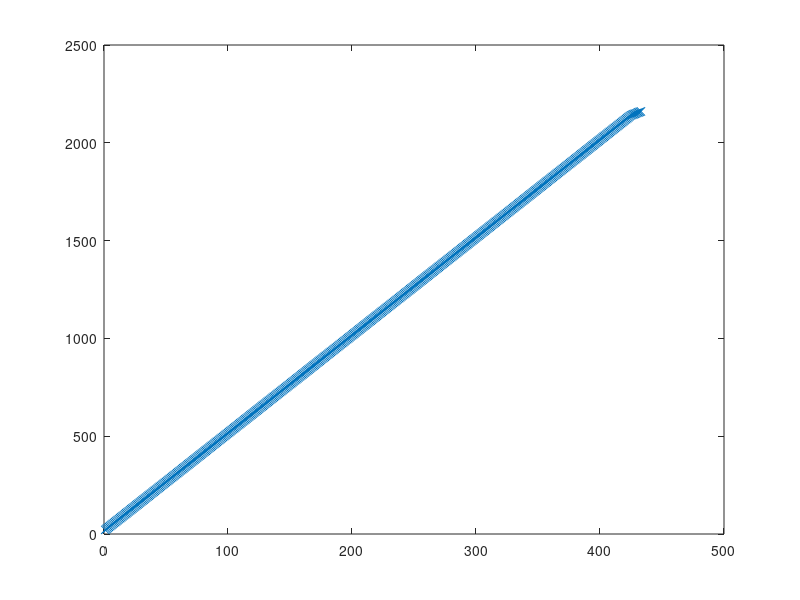
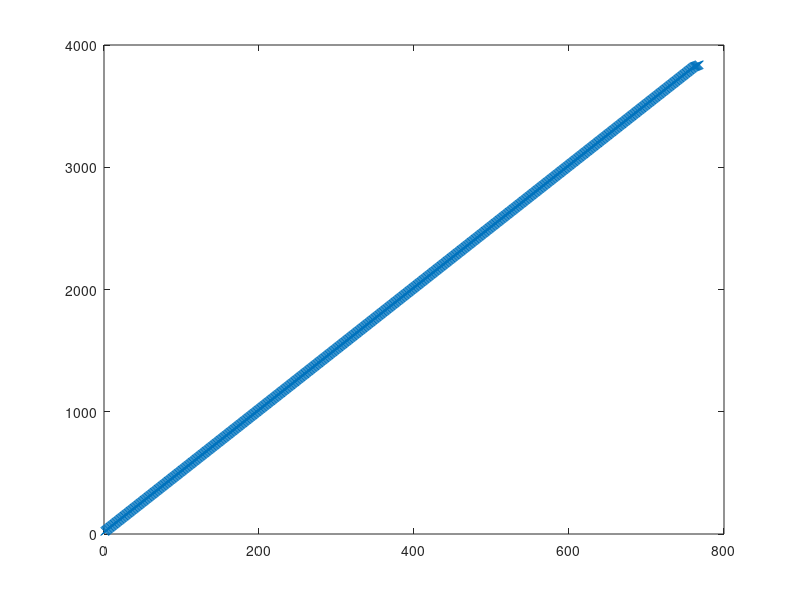

The MATLAB source for these figures, in order:
% from addy's light-bar-generating code (written in python)

h = 2160;
w = 3840;
verticalBarLocations = [];
horizontalBarLocations = [];
for i=1:5:w
    %img = zeros(h,w);
    shift = 40;
    if i + 40 > w
        shift = w - i;
    end
    %#shift = i + 40 >= 3840? 3940 - i : 40
    %img(:,i:i+shift) = 255;
    verticalBarLocations(ceil(i/5)) = i + shift / 2;
    %{
    % apply gaussian blur, save the image
    _res = Image.fromarray(_img)
    _res1 = _res.filter(ImageFilter.GaussianBlur(radius=10));
    _res1.save("../Optical Research/Inputs/calib{}.jpg".format(i/5))
    %}
end
for i=1:5:h+1
    %img = zeros(h,w);
    shift = 40;
    if i + 40 > h
        shift = h - i;
    end
    
    %_img[i:i+shift:,] = 255;
    horizontalBarLocations(ceil(i/5)) = i + shift / 2;
    %{
    _res = Image.fromarray(_img)
    _res1 = _res.filter(ImageFilter.GaussianBlur(radius=10));
    _res1.save("../Optical Research/Inputs/calib-h{}.
    %}
end
plot(horizontalBarLocations,'marker','X');
figure;
plot(verticalBarLocations,'marker','X');
